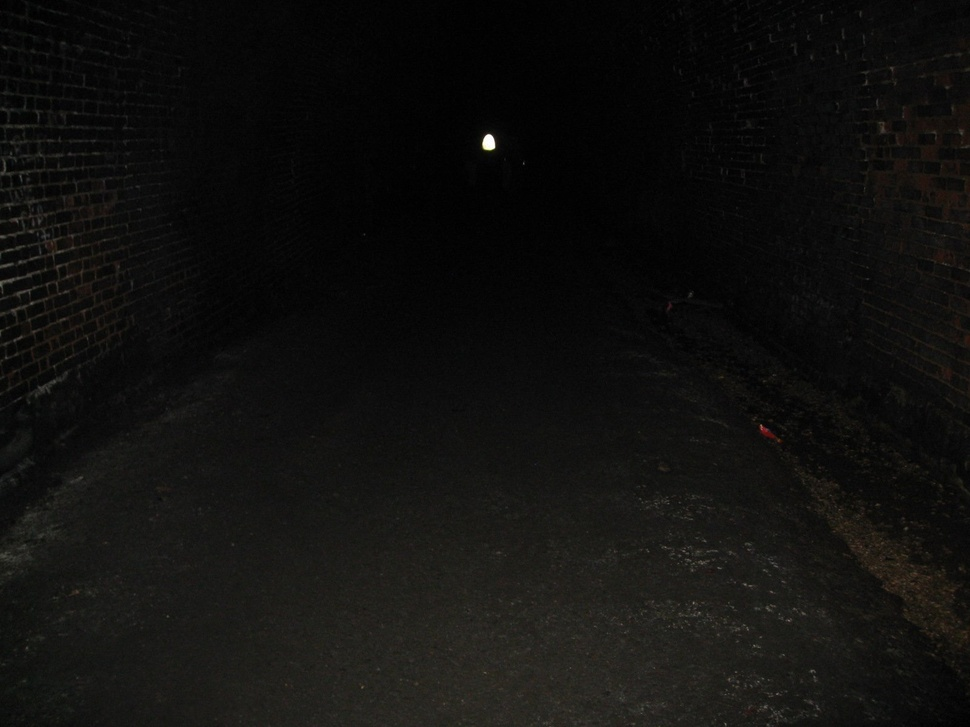
#> input picture images/dark.jpg, 970 x 727 px, shrunk from 1600 x 1200 before the run
$ python prac5.py
#> lines starting #> are read from the running program, lines starting #| are printed output that depends on the picture
import cv2 as cv
import numpy as np
import matplotlib.pyplot as plt

# gamma correction
def gammaCorrection(img, gamma):
    lookUpTable = np.empty((1,256), np.uint8)
    for i in range(256):
        lookUpTable[0,i] = np.clip(pow(i / 255.0, gamma) * 255.0, 0, 255)
    res = cv.LUT(img, lookUpTable)

    return res

img = cv.imread(cv.samples.findFile("images/dark.jpg"))
#> img is the input picture: shape (727, 970, 3); mean B, G, R 14.5, 16.1, 16.5
gamma_03 = cv.cvtColor(gammaCorrection(img, 0.3), cv.COLOR_BGR2RGB)
#> in gammaCorrection, `res = cv.LUT(img, lookUpTable)`:
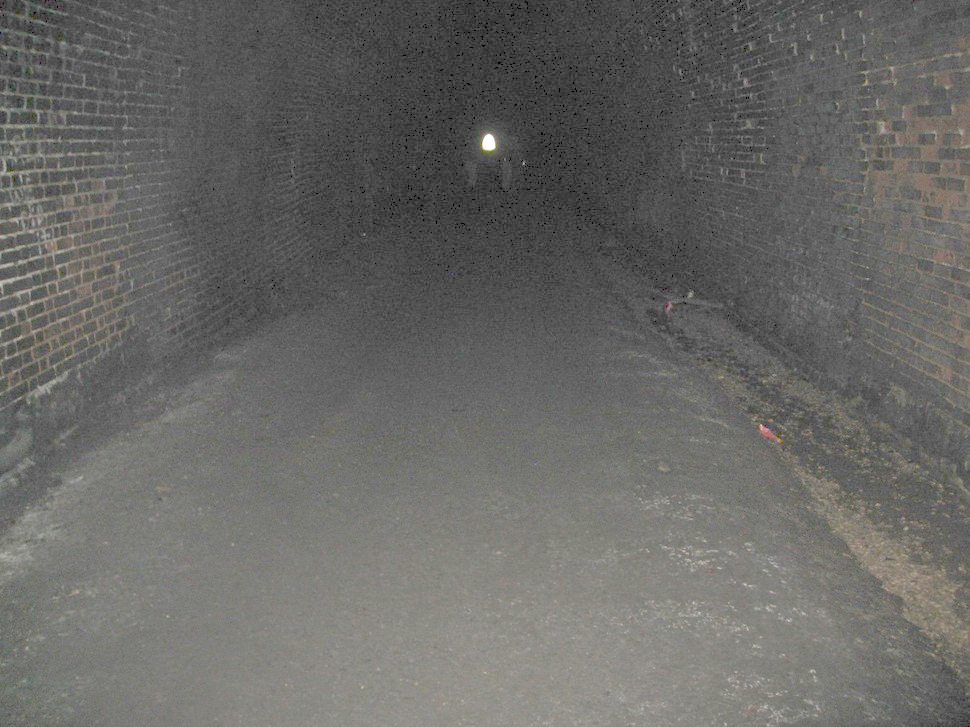
#> res: shape (727, 970, 3); mean B, G, R 101.9, 104.7, 105.2
gamma_07 = cv.cvtColor(gammaCorrection(img, 0.7), cv.COLOR_BGR2RGB)
#> call 2 of gammaCorrection, with gamma = 0.7
#> in gammaCorrection (call 2), `res = cv.LUT(img, lookUpTable)`:
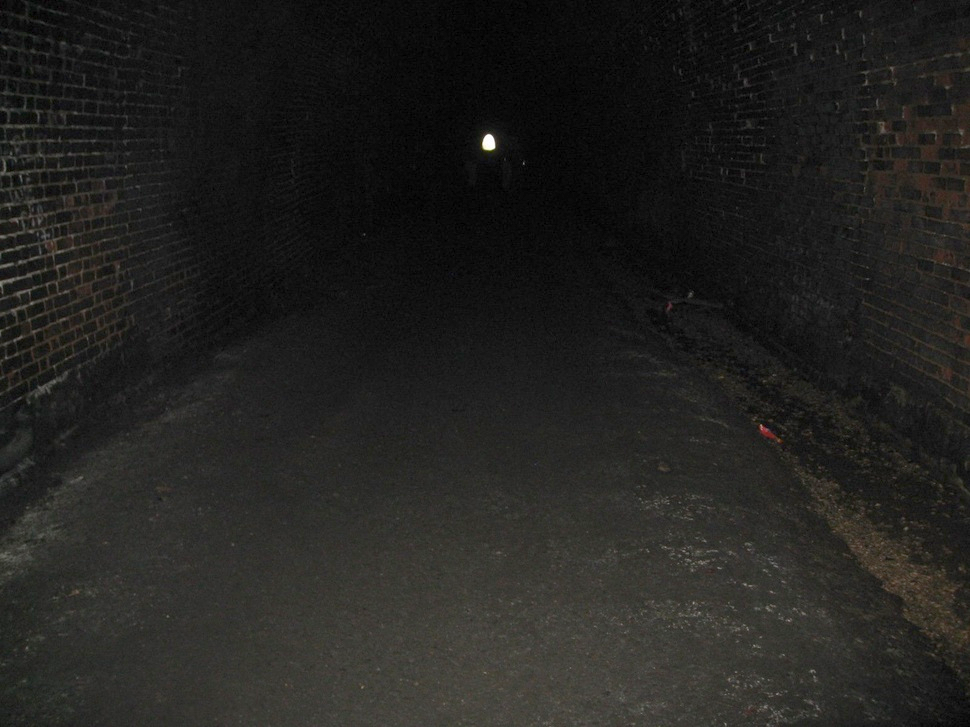
#> res: shape (727, 970, 3); mean B, G, R 32.1, 34.5, 35
gamma_13 = cv.cvtColor(gammaCorrection(img, 1.3), cv.COLOR_BGR2RGB)
RGB_img = cv.cvtColor(img, cv.COLOR_BGR2RGB)

plt.subplot(3,2,1)
plt.imshow(RGB_img)
plt.xticks([]), plt.yticks([])
plt.title("Original")
plt.subplot(3,2,2)
plt.imshow(gamma_03)
plt.xticks([]), plt.yticks([])
plt.title("Gamma_03")
plt.subplot(3,2,3)
plt.imshow(RGB_img)
plt.xticks([]), plt.yticks([])
plt.title("Original")
plt.subplot(3,2,4)
plt.imshow(gamma_07)
plt.xticks([]), plt.yticks([])
plt.title("Gamma_07")
plt.subplot(3,2,5)
plt.imshow(RGB_img)
plt.xticks([]), plt.yticks([])
plt.title("Original")
plt.subplot(3,2,6)
plt.imshow(gamma_13)
plt.xticks([]), plt.yticks([])
plt.title("Gamma_13")
plt.show()

#

dogs = cv.imread(cv.samples.findFile("images/dogs.jpg"), cv.IMREAD_GRAYSCALE)
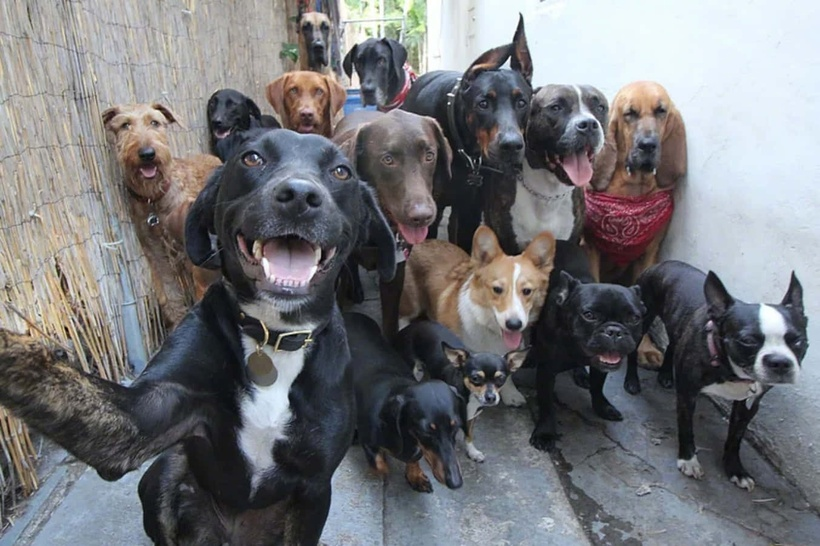
#> input picture images/dogs.jpg, 820 x 546 px, shrunk from 1353 x 900 before the run
#> dogs: shape (546, 820); min 3, max 255, mean 118.2
dog = cv.imread(cv.samples.findFile("images/dog.jpg"), cv.IMREAD_GRAYSCALE)
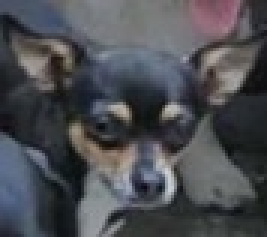
#> input picture images/dog.jpg, 89 x 79 px, shrunk from 146 x 130 before the run (shown 3 times larger)
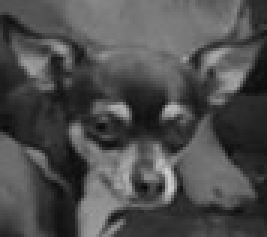
#> dog: shape (79, 89) (shown 3 times larger); min 9, max 208, mean 77.5

w, h = dog.shape[::-1]
#> w = 89; h = 79

res = cv.matchTemplate(dogs, dog, cv.TM_CCORR_NORMED)
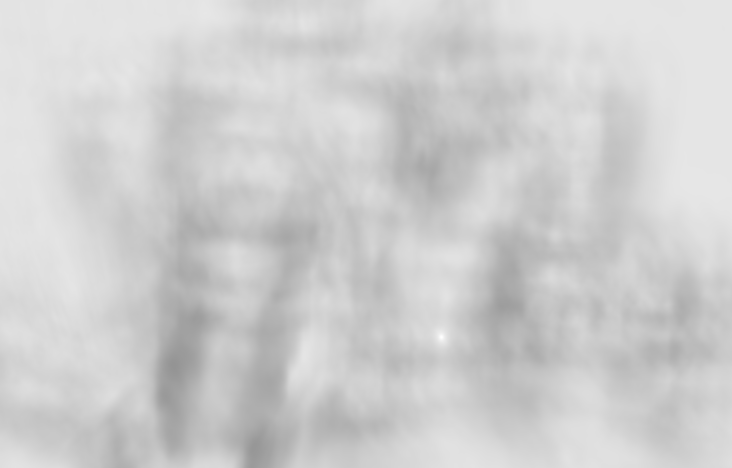
#> res: shape (468, 732) float32; min 0.581, max 0.998, mean 0.811
min_val, max_val, min_loc, max_loc = cv.minMaxLoc(res)
#> min_val = 0.581; max_val = 0.998; min_loc = (173, 365); max_loc = (441, 337)
top_left = max_loc
#> top_left = (441, 337)
print(top_left)
#| (441, 337)
bottom_right = (top_left[0] + w, top_left[1] + h)
#> bottom_right = (530, 416)
cv.rectangle(dogs,top_left, bottom_right, 255, 2)
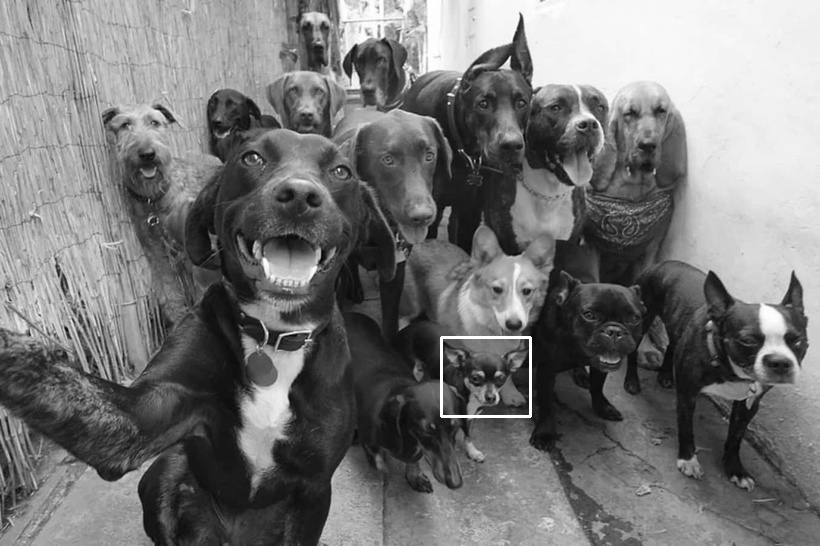
#> dogs: shape (546, 820); min 3, max 255, mean 118.6
plt.subplot(121),plt.imshow(res,cmap = 'gray')
plt.title('Matching Result'), plt.xticks([]), plt.yticks([])
plt.subplot(122),plt.imshow(dogs,cmap = 'gray')
plt.title('Detected Point'), plt.xticks([]), plt.yticks([])
plt.suptitle(cv.TM_CCORR_NORMED)
plt.show()
